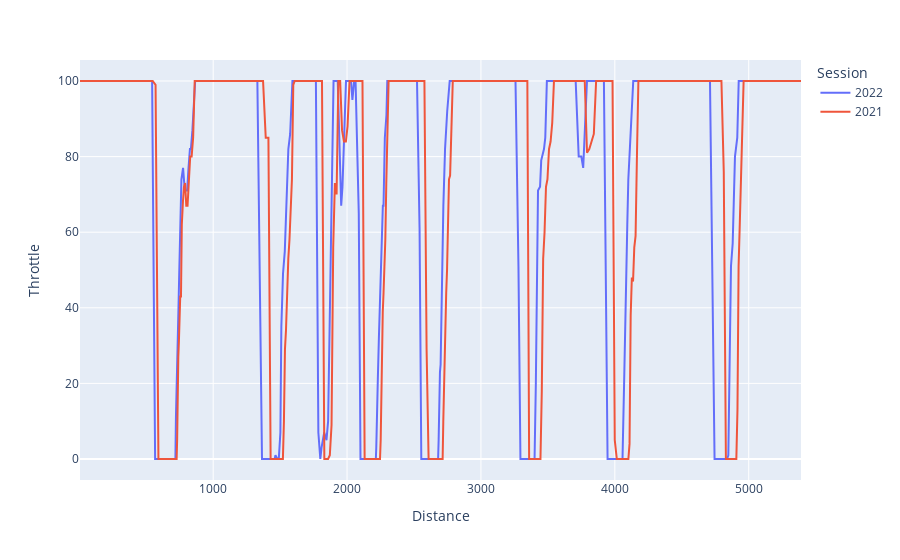

Notebook code for this chart:
### Code cell
fig = px.line(perez, "Distance", "Throttle", color="Session")
fig.show()

### Figure 1 — Plotly figure (JSON) as saved in the notebook; plotly's stock layout.template omitted (floating-point values rounded to 4 significant figures; data arrays with more than 128 entries replaced by an {"elided": "..."} marker saying what was removed)
{"data": [{"hovertemplate": "Session=2022<br>Distance=%{x}<br>Throttle=%{y}<extra></extra>", "legendgroup": "2022", "line": {"color": "#636efa", "dash": "solid"}, "marker": {"symbol": "circle"}, "mode": "lines", "name": "2022", "orientation": "v", "showlegend": true, "type": "scatter", "x": {"elided": "356 float values"}, "xaxis": "x", "y": {"elided": "356 int values"}, "yaxis": "y"}, {"hovertemplate": "Session=2021<br>Distance=%{x}<br>Throttle=%{y}<extra></extra>", "legendgroup": "2021", "line": {"color": "#EF553B", "dash": "solid"}, "marker": {"symbol": "circle"}, "mode": "lines", "name": "2021", "orientation": "v", "showlegend": true, "type": "scatter", "x": {"elided": "390 float values"}, "xaxis": "x", "y": {"elided": "390 int values"}, "yaxis": "y"}], "layout": {"legend": {"title": {"text": "Session"}, "tracegroupgap": 0}, "margin": {"t": 60}, "xaxis": {"anchor": "y", "domain": [0, 1], "title": {"text": "Distance"}}, "yaxis": {"anchor": "x", "domain": [0, 1], "title": {"text": "Throttle"}}}}
